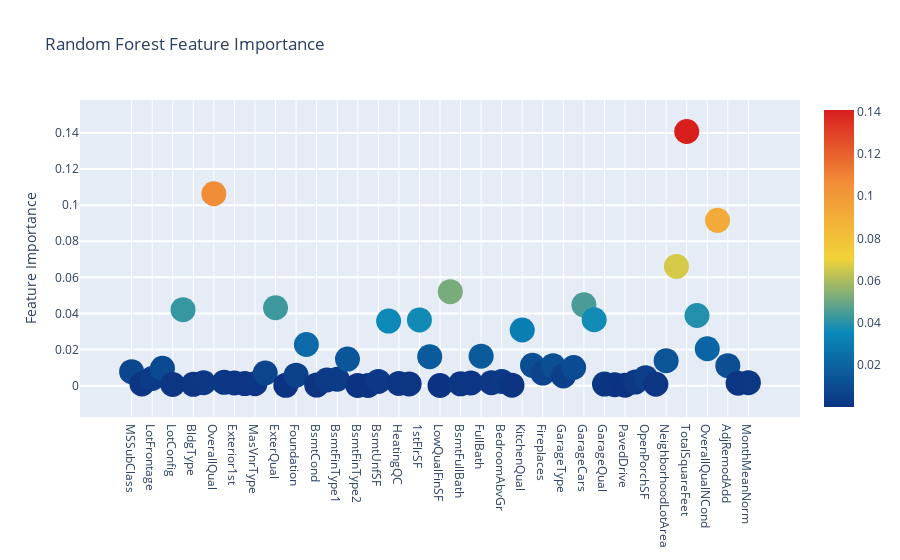
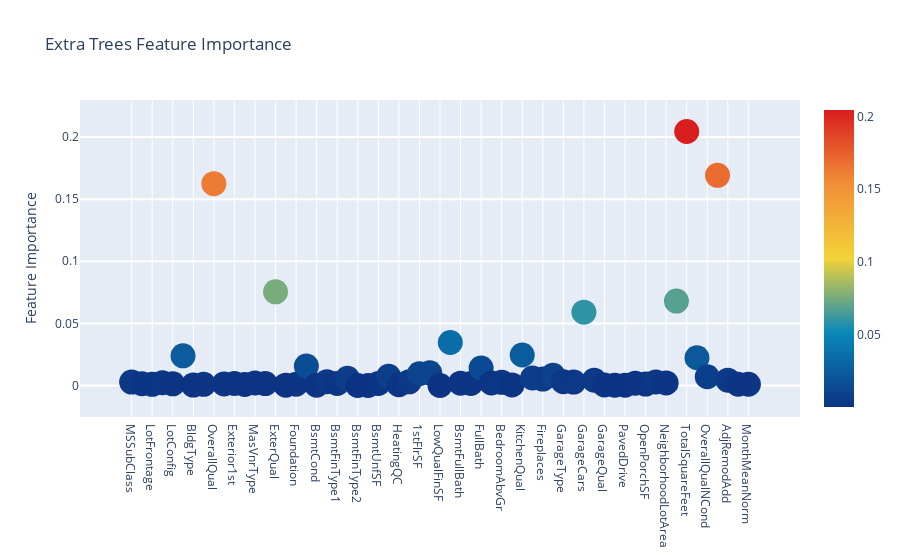
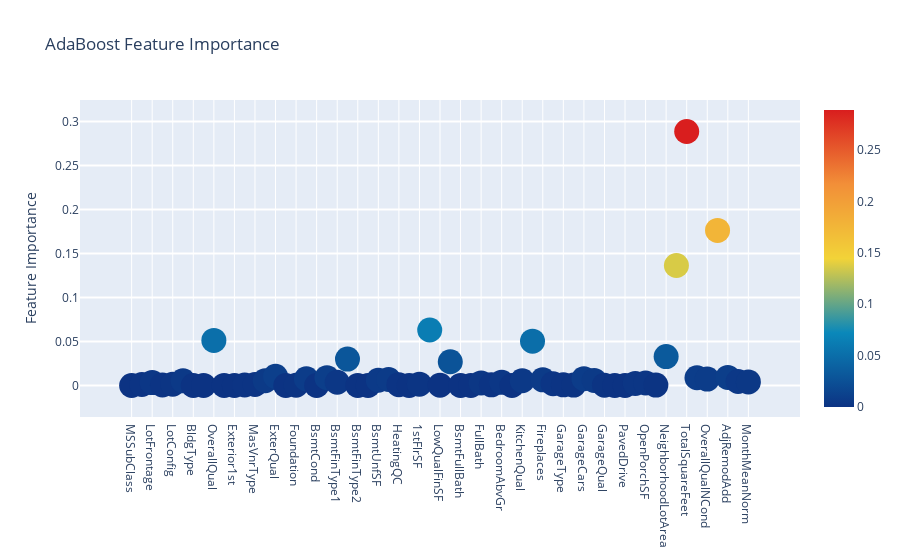
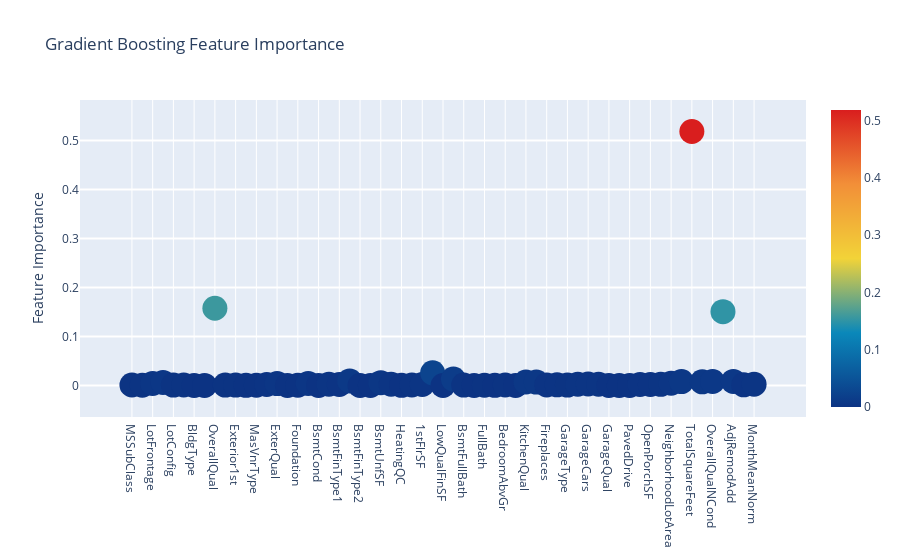

Notebook source saved alongside these figures, in order:
### Code cell
import plotly.offline as py
py.init_notebook_mode(connected=True)
import plotly.graph_objs as go

# Scatter plot 
trace = go.Scatter(
    y = feature_dataframe['Random Forest feature importances'].values,
    x = feature_dataframe['features'].values,
    mode='markers',
    marker=dict(
        sizemode = 'diameter',
        sizeref = 1,
        size = 25,
#       size= feature_dataframe['AdaBoost feature importances'].values,
        #color = np.random.randn(500), #set color equal to a variable
        color = feature_dataframe['Random Forest feature importances'].values,
        colorscale='Portland',
        showscale=True
    ),
    text = feature_dataframe['features'].values
)
data = [trace]

layout= go.Layout(
    autosize= True,
    title= 'Random Forest Feature Importance',
    hovermode= 'closest',
#     xaxis= dict(
#         title= 'Pop',
#         ticklen= 5,
#         zeroline= False,
#         gridwidth= 2,
#     ),
    yaxis=dict(
        title= 'Feature Importance',
        ticklen= 5,
        gridwidth= 2
    ),
    showlegend= False
)
fig = go.Figure(data=data, layout=layout)
py.iplot(fig,filename='scatter2010')

# Scatter plot 
trace = go.Scatter(
    y = feature_dataframe['Extra Trees  feature importances'].values,
    x = feature_dataframe['features'].values,
    mode='markers',
    marker=dict(
        sizemode = 'diameter',
        sizeref = 1,
        size = 25,
#       size= feature_dataframe['AdaBoost feature importances'].values,
        #color = np.random.randn(500), #set color equal to a variable
        color = feature_dataframe['Extra Trees  feature importances'].values,
        colorscale='Portland',
        showscale=True
    ),
    text = feature_dataframe['features'].values
)
data = [trace]

layout= go.Layout(
    autosize= True,
    title= 'Extra Trees Feature Importance',
    hovermode= 'closest',
#     xaxis= dict(
#         title= 'Pop',
#         ticklen= 5,
#         zeroline= False,
#         gridwidth= 2,
#     ),
    yaxis=dict(
        title= 'Feature Importance',
        ticklen= 5,
        gridwidth= 2
    ),
    showlegend= False
)
fig = go.Figure(data=data, layout=layout)
py.iplot(fig,filename='scatter2010')

# Scatter plot 
trace = go.Scatter(
    y = feature_dataframe['AdaBoost feature importances'].values,
    x = feature_dataframe['features'].values,
    mode='markers',
    marker=dict(
        sizemode = 'diameter',
        sizeref = 1,
        size = 25,
#       size= feature_dataframe['AdaBoost feature importances'].values,
        #color = np.random.randn(500), #set color equal to a variable
        color = feature_dataframe['AdaBoost feature importances'].values,
        colorscale='Portland',
        showscale=True
    ),
    text = feature_dataframe['features'].values
)
data = [trace]

layout= go.Layout(
    autosize= True,
    title= 'AdaBoost Feature Importance',
    hovermode= 'closest',
#     xaxis= dict(
#         title= 'Pop',
#         ticklen= 5,
#         zeroline= False,
#         gridwidth= 2,
#     ),
    yaxis=dict(
        title= 'Feature Importance',
        ticklen= 5,
        gridwidth= 2
    ),
    showlegend= False
)
fig = go.Figure(data=data, layout=layout)
py.iplot(fig,filename='scatter2010')

# Scatter plot 
trace = go.Scatter(
    y = feature_dataframe['Gradient Boost feature importances'].values,
    x = feature_dataframe['features'].values,
    mode='markers',
    marker=dict(
        sizemode = 'diameter',
        sizeref = 1,
        size = 25,
#       size= feature_dataframe['AdaBoost feature importances'].values,
        #color = np.random.randn(500), #set color equal to a variable
        color = feature_dataframe['Gradient Boost feature importances'].values,
        colorscale='Portland',
        showscale=True
    ),
    text = feature_dataframe['features'].values
)
data = [trace]

layout= go.Layout(
    autosize= True,
    title= 'Gradient Boosting Feature Importance',
    hovermode= 'closest',
#     xaxis= dict(
#         title= 'Pop',
#         ticklen= 5,
#         zeroline= False,
#         gridwidth= 2,
#     ),
    yaxis=dict(
        title= 'Feature Importance',
        ticklen= 5,
        gridwidth= 2
    ),
    showlegend= False
)
fig = go.Figure(data=data, layout=layout)
py.iplot(fig,filename='scatter2010')

### Figure 1 — Plotly figure (JSON) as saved in the notebook; plotly's stock layout.template omitted (floating-point values rounded to 4 significant figures)
{"data": [{"marker": {"color": [0.007746, 0.0009456, 0.00398, 0.009619, 0.000708, 0.04207, 0.0007223, 0.001607, 0.1063, 0.001839, 0.001506, 0.001182, 0.001073, 0.007009, 0.04317, 0.0001738, 0.005822, 0.02282, 0.0003387, 0.003126, 0.003568, 0.01474, 0.0001547, 0.0001513, 0.002331, 0.03575, 0.001249, 0.0009766, 0.03642, 0.01608, 8.029e-05, 0.05209, 0.00102, 0.001475, 0.01636, 0.001623, 0.002356, 0.0003015, 0.03083, 0.01126, 0.006979, 0.01107, 0.005369, 0.01007, 0.04475, 0.03652, 0.0008968, 0.0005713, 0.0002745, 0.001992, 0.004428, 0.0007745, 0.01383, 0.06607, 0.1408, 0.03887, 0.02044, 0.09161, 0.01107, 0.001389, 0.001641], "colorscale": [[0, "rgb(12,51,131)"], [0.25, "rgb(10,136,186)"], [0.5, "rgb(242,211,56)"], [0.75, "rgb(242,143,56)"], [1, "rgb(217,30,30)"]], "showscale": true, "size": 25, "sizemode": "diameter", "sizeref": 1}, "mode": "markers", "text": ["MSSubClass", "MSZoning", "LotFrontage", "LotArea", "LotConfig", "Neighborhood", "BldgType", "HouseStyle", "OverallQual", "OverallCond", "Exterior1st", "Exterior2nd", "MasVnrType", "MasVnrArea", "ExterQual", "ExterCond", "Foundation", "BsmtQual", "BsmtCond", "BsmtExposure", "BsmtFinType1", "BsmtFinSF1", "BsmtFinType2", "BsmtFinSF2", "BsmtUnfSF", "TotalBsmtSF", "HeatingQC", "CentralAir", "1stFlrSF", "2ndFlrSF", "LowQualFinSF", "GrLivArea", "BsmtFullBath", "BsmtHalfBath", "FullBath", "HalfBath", "BedroomAbvGr", "KitchenAbvGr", "KitchenQual", "TotRmsAbvGrd", "Fireplaces", "FireplaceQu", "GarageType", "GarageFinish", "GarageCars", "GarageArea", "GarageQual", "GarageCond", "PavedDrive", "WoodDeckSF", "OpenPorchSF", "SaleCondition", "NeighborhoodLotArea", "NeighborhoodBldgType", "TotalSquareFeet", "NeighborhoodHouseStyle", "OverallQualNCond", "NeighborhoodOverallQualNCond", "AdjRemodAdd", "QuarterMeanNorm", "MonthMeanNorm"], "type": "scatter", "x": ["MSSubClass", "MSZoning", "LotFrontage", "LotArea", "LotConfig", "Neighborhood", "BldgType", "HouseStyle", "OverallQual", "OverallCond", "Exterior1st", "Exterior2nd", "MasVnrType", "MasVnrArea", "ExterQual", "ExterCond", "Foundation", "BsmtQual", "BsmtCond", "BsmtExposure", "BsmtFinType1", "BsmtFinSF1", "BsmtFinType2", "BsmtFinSF2", "BsmtUnfSF", "TotalBsmtSF", "HeatingQC", "CentralAir", "1stFlrSF", "2ndFlrSF", "LowQualFinSF", "GrLivArea", "BsmtFullBath", "BsmtHalfBath", "FullBath", "HalfBath", "BedroomAbvGr", "KitchenAbvGr", "KitchenQual", "TotRmsAbvGrd", "Fireplaces", "FireplaceQu", "GarageType", "GarageFinish", "GarageCars", "GarageArea", "GarageQual", "GarageCond", "PavedDrive", "WoodDeckSF", "OpenPorchSF", "SaleCondition", "NeighborhoodLotArea", "NeighborhoodBldgType", "TotalSquareFeet", "NeighborhoodHouseStyle", "OverallQualNCond", "NeighborhoodOverallQualNCond", "AdjRemodAdd", "QuarterMeanNorm", "MonthMeanNorm"], "y": [0.007746, 0.0009456, 0.00398, 0.009619, 0.000708, 0.04207, 0.0007223, 0.001607, 0.1063, 0.001839, 0.001506, 0.001182, 0.001073, 0.007009, 0.04317, 0.0001738, 0.005822, 0.02282, 0.0003387, 0.003126, 0.003568, 0.01474, 0.0001547, 0.0001513, 0.002331, 0.03575, 0.001249, 0.0009766, 0.03642, 0.01608, 8.029e-05, 0.05209, 0.00102, 0.001475, 0.01636, 0.001623, 0.002356, 0.0003015, 0.03083, 0.01126, 0.006979, 0.01107, 0.005369, 0.01007, 0.04475, 0.03652, 0.0008968, 0.0005713, 0.0002745, 0.001992, 0.004428, 0.0007745, 0.01383, 0.06607, 0.1408, 0.03887, 0.02044, 0.09161, 0.01107, 0.001389, 0.001641]}], "layout": {"autosize": true, "hovermode": "closest", "showlegend": false, "title": {"text": "Random Forest Feature Importance"}, "yaxis": {"gridwidth": 2, "ticklen": 5, "title": {"text": "Feature Importance"}}}}

### Figure 2 — Plotly figure (JSON) as saved in the notebook; plotly's stock layout.template omitted (floating-point values rounded to 4 significant figures)
{"data": [{"marker": {"color": [0.002809, 0.001561, 0.00105, 0.002386, 0.001429, 0.02394, 0.0004052, 0.001048, 0.1624, 0.00134, 0.001698, 0.000895, 0.002146, 0.001618, 0.07542, 0.0003759, 0.001123, 0.01578, 0.0003747, 0.00314, 0.001688, 0.005882, 0.0001473, 0.000142, 0.001732, 0.007545, 0.0006774, 0.003052, 0.009504, 0.01024, 5.893e-05, 0.03468, 0.001958, 0.001667, 0.01413, 0.002089, 0.002631, 0.0005434, 0.02464, 0.00611, 0.00526, 0.008334, 0.003081, 0.002847, 0.05908, 0.004293, 0.0005358, 0.0002948, 0.0002694, 0.001928, 0.001236, 0.002986, 0.00215, 0.06796, 0.2044, 0.0224, 0.007135, 0.1691, 0.004394, 0.001105, 0.001095], "colorscale": [[0, "rgb(12,51,131)"], [0.25, "rgb(10,136,186)"], [0.5, "rgb(242,211,56)"], [0.75, "rgb(242,143,56)"], [1, "rgb(217,30,30)"]], "showscale": true, "size": 25, "sizemode": "diameter", "sizeref": 1}, "mode": "markers", "text": ["MSSubClass", "MSZoning", "LotFrontage", "LotArea", "LotConfig", "Neighborhood", "BldgType", "HouseStyle", "OverallQual", "OverallCond", "Exterior1st", "Exterior2nd", "MasVnrType", "MasVnrArea", "ExterQual", "ExterCond", "Foundation", "BsmtQual", "BsmtCond", "BsmtExposure", "BsmtFinType1", "BsmtFinSF1", "BsmtFinType2", "BsmtFinSF2", "BsmtUnfSF", "TotalBsmtSF", "HeatingQC", "CentralAir", "1stFlrSF", "2ndFlrSF", "LowQualFinSF", "GrLivArea", "BsmtFullBath", "BsmtHalfBath", "FullBath", "HalfBath", "BedroomAbvGr", "KitchenAbvGr", "KitchenQual", "TotRmsAbvGrd", "Fireplaces", "FireplaceQu", "GarageType", "GarageFinish", "GarageCars", "GarageArea", "GarageQual", "GarageCond", "PavedDrive", "WoodDeckSF", "OpenPorchSF", "SaleCondition", "NeighborhoodLotArea", "NeighborhoodBldgType", "TotalSquareFeet", "NeighborhoodHouseStyle", "OverallQualNCond", "NeighborhoodOverallQualNCond", "AdjRemodAdd", "QuarterMeanNorm", "MonthMeanNorm"], "type": "scatter", "x": ["MSSubClass", "MSZoning", "LotFrontage", "LotArea", "LotConfig", "Neighborhood", "BldgType", "HouseStyle", "OverallQual", "OverallCond", "Exterior1st", "Exterior2nd", "MasVnrType", "MasVnrArea", "ExterQual", "ExterCond", "Foundation", "BsmtQual", "BsmtCond", "BsmtExposure", "BsmtFinType1", "BsmtFinSF1", "BsmtFinType2", "BsmtFinSF2", "BsmtUnfSF", "TotalBsmtSF", "HeatingQC", "CentralAir", "1stFlrSF", "2ndFlrSF", "LowQualFinSF", "GrLivArea", "BsmtFullBath", "BsmtHalfBath", "FullBath", "HalfBath", "BedroomAbvGr", "KitchenAbvGr", "KitchenQual", "TotRmsAbvGrd", "Fireplaces", "FireplaceQu", "GarageType", "GarageFinish", "GarageCars", "GarageArea", "GarageQual", "GarageCond", "PavedDrive", "WoodDeckSF", "OpenPorchSF", "SaleCondition", "NeighborhoodLotArea", "NeighborhoodBldgType", "TotalSquareFeet", "NeighborhoodHouseStyle", "OverallQualNCond", "NeighborhoodOverallQualNCond", "AdjRemodAdd", "QuarterMeanNorm", "MonthMeanNorm"], "y": [0.002809, 0.001561, 0.00105, 0.002386, 0.001429, 0.02394, 0.0004052, 0.001048, 0.1624, 0.00134, 0.001698, 0.000895, 0.002146, 0.001618, 0.07542, 0.0003759, 0.001123, 0.01578, 0.0003747, 0.00314, 0.001688, 0.005882, 0.0001473, 0.000142, 0.001732, 0.007545, 0.0006774, 0.003052, 0.009504, 0.01024, 5.893e-05, 0.03468, 0.001958, 0.001667, 0.01413, 0.002089, 0.002631, 0.0005434, 0.02464, 0.00611, 0.00526, 0.008334, 0.003081, 0.002847, 0.05908, 0.004293, 0.0005358, 0.0002948, 0.0002694, 0.001928, 0.001236, 0.002986, 0.00215, 0.06796, 0.2044, 0.0224, 0.007135, 0.1691, 0.004394, 0.001105, 0.001095]}], "layout": {"autosize": true, "hovermode": "closest", "showlegend": false, "title": {"text": "Extra Trees Feature Importance"}, "yaxis": {"gridwidth": 2, "ticklen": 5, "title": {"text": "Feature Importance"}}}}

### Figure 3 — Plotly figure (JSON) as saved in the notebook; plotly's stock layout.template omitted (floating-point values rounded to 4 significant figures)
{"data": [{"marker": {"color": [6.496e-06, 0.001256, 0.003361, 0.0007078, 0.001451, 0.00529, 0, 7.017e-05, 0.0513, 0.0001031, 0.0001596, 0.0006619, 0.001178, 0.005565, 0.0105, 4.325e-05, 0.0004408, 0.007624, 0, 0.008935, 0.00376, 0.03002, 0, 0, 0.006022, 0.006812, 0.0009976, 0, 0.00154, 0.06312, 0.0002733, 0.02701, 0.0001336, 0.0001554, 0.003008, 0.0008222, 0.003623, 0, 0.005424, 0.05041, 0.00646, 0.002076, 0.0008173, 0.0004854, 0.007761, 0.005768, 0.0004381, 0, 0, 0.002395, 0.0029, 0.000497, 0.03293, 0.1364, 0.2888, 0.008869, 0.007358, 0.1762, 0.009249, 0.004596, 0.004144], "colorscale": [[0, "rgb(12,51,131)"], [0.25, "rgb(10,136,186)"], [0.5, "rgb(242,211,56)"], [0.75, "rgb(242,143,56)"], [1, "rgb(217,30,30)"]], "showscale": true, "size": 25, "sizemode": "diameter", "sizeref": 1}, "mode": "markers", "text": ["MSSubClass", "MSZoning", "LotFrontage", "LotArea", "LotConfig", "Neighborhood", "BldgType", "HouseStyle", "OverallQual", "OverallCond", "Exterior1st", "Exterior2nd", "MasVnrType", "MasVnrArea", "ExterQual", "ExterCond", "Foundation", "BsmtQual", "BsmtCond", "BsmtExposure", "BsmtFinType1", "BsmtFinSF1", "BsmtFinType2", "BsmtFinSF2", "BsmtUnfSF", "TotalBsmtSF", "HeatingQC", "CentralAir", "1stFlrSF", "2ndFlrSF", "LowQualFinSF", "GrLivArea", "BsmtFullBath", "BsmtHalfBath", "FullBath", "HalfBath", "BedroomAbvGr", "KitchenAbvGr", "KitchenQual", "TotRmsAbvGrd", "Fireplaces", "FireplaceQu", "GarageType", "GarageFinish", "GarageCars", "GarageArea", "GarageQual", "GarageCond", "PavedDrive", "WoodDeckSF", "OpenPorchSF", "SaleCondition", "NeighborhoodLotArea", "NeighborhoodBldgType", "TotalSquareFeet", "NeighborhoodHouseStyle", "OverallQualNCond", "NeighborhoodOverallQualNCond", "AdjRemodAdd", "QuarterMeanNorm", "MonthMeanNorm"], "type": "scatter", "x": ["MSSubClass", "MSZoning", "LotFrontage", "LotArea", "LotConfig", "Neighborhood", "BldgType", "HouseStyle", "OverallQual", "OverallCond", "Exterior1st", "Exterior2nd", "MasVnrType", "MasVnrArea", "ExterQual", "ExterCond", "Foundation", "BsmtQual", "BsmtCond", "BsmtExposure", "BsmtFinType1", "BsmtFinSF1", "BsmtFinType2", "BsmtFinSF2", "BsmtUnfSF", "TotalBsmtSF", "HeatingQC", "CentralAir", "1stFlrSF", "2ndFlrSF", "LowQualFinSF", "GrLivArea", "BsmtFullBath", "BsmtHalfBath", "FullBath", "HalfBath", "BedroomAbvGr", "KitchenAbvGr", "KitchenQual", "TotRmsAbvGrd", "Fireplaces", "FireplaceQu", "GarageType", "GarageFinish", "GarageCars", "GarageArea", "GarageQual", "GarageCond", "PavedDrive", "WoodDeckSF", "OpenPorchSF", "SaleCondition", "NeighborhoodLotArea", "NeighborhoodBldgType", "TotalSquareFeet", "NeighborhoodHouseStyle", "OverallQualNCond", "NeighborhoodOverallQualNCond", "AdjRemodAdd", "QuarterMeanNorm", "MonthMeanNorm"], "y": [6.496e-06, 0.001256, 0.003361, 0.0007078, 0.001451, 0.00529, 0, 7.017e-05, 0.0513, 0.0001031, 0.0001596, 0.0006619, 0.001178, 0.005565, 0.0105, 4.325e-05, 0.0004408, 0.007624, 0, 0.008935, 0.00376, 0.03002, 0, 0, 0.006022, 0.006812, 0.0009976, 0, 0.00154, 0.06312, 0.0002733, 0.02701, 0.0001336, 0.0001554, 0.003008, 0.0008222, 0.003623, 0, 0.005424, 0.05041, 0.00646, 0.002076, 0.0008173, 0.0004854, 0.007761, 0.005768, 0.0004381, 0, 0, 0.002395, 0.0029, 0.000497, 0.03293, 0.1364, 0.2888, 0.008869, 0.007358, 0.1762, 0.009249, 0.004596, 0.004144]}], "layout": {"autosize": true, "hovermode": "closest", "showlegend": false, "title": {"text": "AdaBoost Feature Importance"}, "yaxis": {"gridwidth": 2, "ticklen": 5, "title": {"text": "Feature Importance"}}}}

### Figure 4 — Plotly figure (JSON) as saved in the notebook; plotly's stock layout.template omitted (floating-point values rounded to 4 significant figures)
{"data": [{"marker": {"color": [0.001109, 0.0008148, 0.004079, 0.006437, 0.0008552, 0.001025, 1.183e-05, 0.0001678, 0.1577, 0.0008334, 0.0008875, 0.0004102, 0.0005744, 0.002149, 0.004007, 0.0002458, 0.0006011, 0.004155, 0.0002592, 0.002655, 0.002255, 0.009451, 9.03e-05, 0.0002414, 0.005829, 0.002609, 0.0003463, 0.001181, 0.002321, 0.02585, 6.696e-05, 0.01319, 0.0009768, 0.000253, 0.0008189, 0.0003333, 0.00106, 4.987e-05, 0.007257, 0.00708, 0.001271, 0.001396, 0.0008525, 0.00281, 0.003294, 0.002609, 0.0001398, 7.751e-06, 0.0001711, 0.002216, 0.002121, 0.002488, 0.00467, 0.008066, 0.5186, 0.007499, 0.008281, 0.1508, 0.008354, 0.001507, 0.002596], "colorscale": [[0, "rgb(12,51,131)"], [0.25, "rgb(10,136,186)"], [0.5, "rgb(242,211,56)"], [0.75, "rgb(242,143,56)"], [1, "rgb(217,30,30)"]], "showscale": true, "size": 25, "sizemode": "diameter", "sizeref": 1}, "mode": "markers", "text": ["MSSubClass", "MSZoning", "LotFrontage", "LotArea", "LotConfig", "Neighborhood", "BldgType", "HouseStyle", "OverallQual", "OverallCond", "Exterior1st", "Exterior2nd", "MasVnrType", "MasVnrArea", "ExterQual", "ExterCond", "Foundation", "BsmtQual", "BsmtCond", "BsmtExposure", "BsmtFinType1", "BsmtFinSF1", "BsmtFinType2", "BsmtFinSF2", "BsmtUnfSF", "TotalBsmtSF", "HeatingQC", "CentralAir", "1stFlrSF", "2ndFlrSF", "LowQualFinSF", "GrLivArea", "BsmtFullBath", "BsmtHalfBath", "FullBath", "HalfBath", "BedroomAbvGr", "KitchenAbvGr", "KitchenQual", "TotRmsAbvGrd", "Fireplaces", "FireplaceQu", "GarageType", "GarageFinish", "GarageCars", "GarageArea", "GarageQual", "GarageCond", "PavedDrive", "WoodDeckSF", "OpenPorchSF", "SaleCondition", "NeighborhoodLotArea", "NeighborhoodBldgType", "TotalSquareFeet", "NeighborhoodHouseStyle", "OverallQualNCond", "NeighborhoodOverallQualNCond", "AdjRemodAdd", "QuarterMeanNorm", "MonthMeanNorm"], "type": "scatter", "x": ["MSSubClass", "MSZoning", "LotFrontage", "LotArea", "LotConfig", "Neighborhood", "BldgType", "HouseStyle", "OverallQual", "OverallCond", "Exterior1st", "Exterior2nd", "MasVnrType", "MasVnrArea", "ExterQual", "ExterCond", "Foundation", "BsmtQual", "BsmtCond", "BsmtExposure", "BsmtFinType1", "BsmtFinSF1", "BsmtFinType2", "BsmtFinSF2", "BsmtUnfSF", "TotalBsmtSF", "HeatingQC", "CentralAir", "1stFlrSF", "2ndFlrSF", "LowQualFinSF", "GrLivArea", "BsmtFullBath", "BsmtHalfBath", "FullBath", "HalfBath", "BedroomAbvGr", "KitchenAbvGr", "KitchenQual", "TotRmsAbvGrd", "Fireplaces", "FireplaceQu", "GarageType", "GarageFinish", "GarageCars", "GarageArea", "GarageQual", "GarageCond", "PavedDrive", "WoodDeckSF", "OpenPorchSF", "SaleCondition", "NeighborhoodLotArea", "NeighborhoodBldgType", "TotalSquareFeet", "NeighborhoodHouseStyle", "OverallQualNCond", "NeighborhoodOverallQualNCond", "AdjRemodAdd", "QuarterMeanNorm", "MonthMeanNorm"], "y": [0.001109, 0.0008148, 0.004079, 0.006437, 0.0008552, 0.001025, 1.183e-05, 0.0001678, 0.1577, 0.0008334, 0.0008875, 0.0004102, 0.0005744, 0.002149, 0.004007, 0.0002458, 0.0006011, 0.004155, 0.0002592, 0.002655, 0.002255, 0.009451, 9.03e-05, 0.0002414, 0.005829, 0.002609, 0.0003463, 0.001181, 0.002321, 0.02585, 6.696e-05, 0.01319, 0.0009768, 0.000253, 0.0008189, 0.0003333, 0.00106, 4.987e-05, 0.007257, 0.00708, 0.001271, 0.001396, 0.0008525, 0.00281, 0.003294, 0.002609, 0.0001398, 7.751e-06, 0.0001711, 0.002216, 0.002121, 0.002488, 0.00467, 0.008066, 0.5186, 0.007499, 0.008281, 0.1508, 0.008354, 0.001507, 0.002596]}], "layout": {"autosize": true, "hovermode": "closest", "showlegend": false, "title": {"text": "Gradient Boosting Feature Importance"}, "yaxis": {"gridwidth": 2, "ticklen": 5, "title": {"text": "Feature Importance"}}}}
